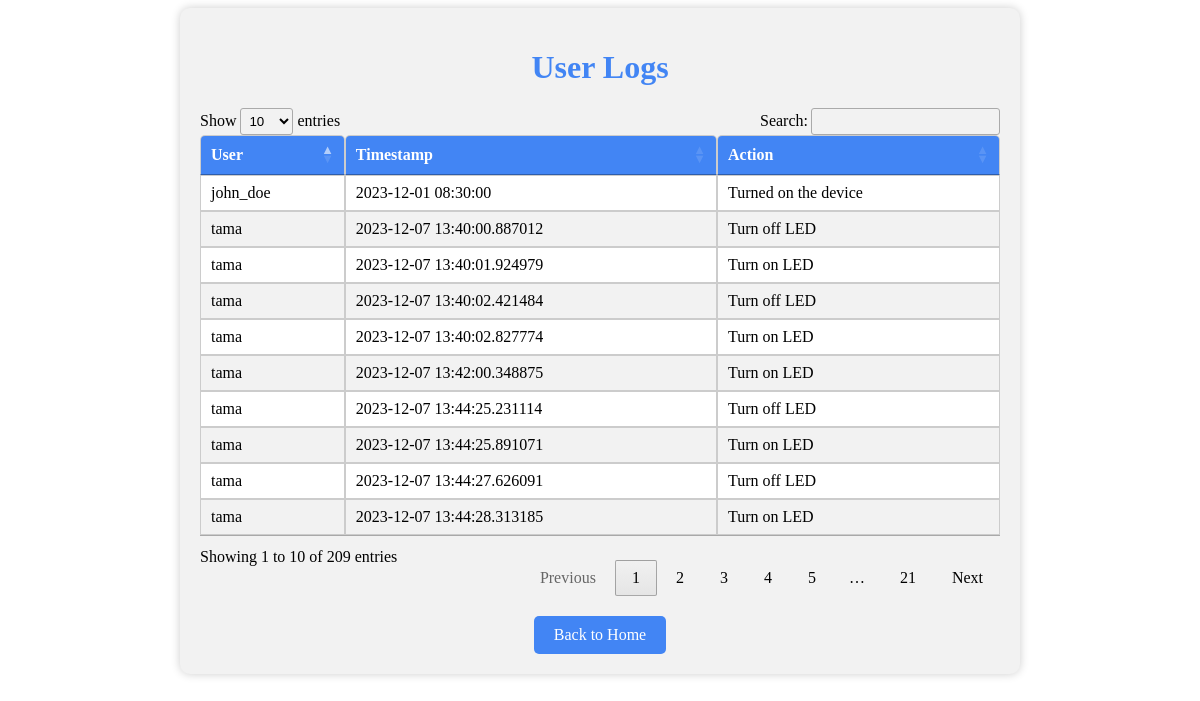
The app's page /logs (signed in) with its own data.
### models.py (models this page shows, shortened)
class Logs(db.Model):
    id = db.Column(db.Integer, primary_key=True)
    username = db.Column(db.String(20), nullable=False)
    timestamp = db.Column(db.DateTime, nullable=False, default=datetime.now)
    action = db.Column(db.String(255), nullable=False)

### ard.py (the view)
@app.route('/logs', methods=['GET', 'POST'])
def view_logs():
    if 'logged_in' in session and session['role'] == 'admin':
        logs = Logs.query.all()
        logs_with_details = []
        for log in logs:
            username = log.username
            timestamp = log.timestamp
            action = log.action
            logs_with_details.append({
                'username': username,
                'timestamp': timestamp,
                'action': action
            })
        return render_template('logs.html', logs=logs_with_details)
    else:
        return redirect(url_for('login'))

### templates/logs.html (shortened to what this page needs)
<!DOCTYPE html>
<html>
<head>
    <link rel="stylesheet" type="text/css" href="{{url_for('static', filename='table.css')}}">
    <link rel="stylesheet" type="text/css" href="https://cdn.datatables.net/1.11.5/css/jquery.dataTables.css">
</head>
<body>
    <div class="container">
        <h1>User Logs</h1>
        <table class="logs-table">
            <thead>
                <tr>
                    <th>User</th>
                    <th>Timestamp</th>
                    <th>Action</th>
                </tr>
            </thead>
            <tbody>
                {% for log in logs %}
                    <tr>
                        <td>{{ log.username }}</td>
                        <td>{{ log.timestamp }}</td>
                        <td>{{ log.action }}</td>
                    </tr>
                {% endfor %}
            </tbody>
        </table>
        <a href="/login">Back to Home</a>
    </div>
</body>
</html>

### static/table.css (style rules this page uses)
.container { max-width: 800px; margin: 0 auto; padding: 20px; text-align: center; background-color: #f2f2f2; border-radius: 10px; box-shadow: 0px 0px 10px rgba(0, 0, 0, 0.2); }
h1 { color: #4285f4; }
.logs-table { width: 100%; border-collapse: collapse; margin-top: 20px; }
.logs-table th { background-color: #4285f4; color: white; border-radius: 5px 5px 0 0; padding: 10px; }
.logs-table th, .logs-table td { padding: 10px; text-align: left; border: 1px solid #ccc; }
.logs-table tbody tr:nth-child(even) { background-color: #f2f2f2; }
.logs-table tbody tr:nth-child(odd) { background-color: #fff; }
a { display: inline-block; margin-top: 20px; padding: 10px 20px; text-decoration: none; background-color: #4285f4; color: white; border-radius: 5px; transition: background-color 0.3s, transform 0.2s; }

### records on screen
Logs: username "john_doe", timestamp "2023-12-01 08:30:00", action "Turned on the device"
Logs: username "tama", timestamp "2023-12-07 13:40:00.887012", action "Turn off LED"
Logs: username "tama", timestamp "2023-12-07 13:40:01.924979", action "Turn on LED"
Logs: username "tama", timestamp "2023-12-07 13:40:02.421484", action "Turn off LED"
Logs: username "tama", timestamp "2023-12-07 13:40:02.827774", action "Turn on LED"
Logs: username "tama", timestamp "2023-12-07 13:42:00.348875", action "Turn on LED"
Logs: username "tama", timestamp "2023-12-07 13:44:25.231114", action "Turn off LED"
Logs: username "tama", timestamp "2023-12-07 13:44:25.891071", action "Turn on LED"
Logs: username "tama", timestamp "2023-12-07 13:44:27.626091", action "Turn off LED"
Logs: username "tama", timestamp "2023-12-07 13:44:28.313185", action "Turn on LED"
